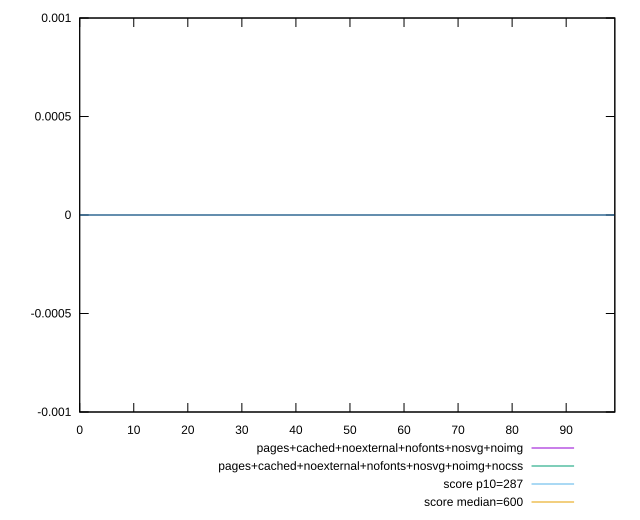

The gnuplot source for this figure:
reset

$pagesCachedNoexternalNofontsNosvgNoimg <<EOF
0 0
1 0
2 0
3 0
4 0
5 0
6 0
7 0
8 0
9 0
10 0
11 0
12 0
13 0
14 0
15 0
16 0
17 0
18 0
19 0
20 0
21 0
22 0
23 0
24 0
25 0
26 0
27 0
28 0
29 0
30 0
31 0
32 0
33 0
34 0
35 0
36 0
37 0
38 0
39 0
40 0
41 0
42 0
43 0
44 0
45 0
46 0
47 0
48 0
49 0
50 0
51 0
52 0
53 0
54 0
55 0
56 0
57 0
58 0
59 0
60 0
61 0
62 0
63 0
64 0
65 0
66 0
67 0
68 0
69 0
70 0
71 0
72 0
73 0
74 0
75 0
76 0
77 0
78 0
79 0
80 0
81 0
82 0
83 0
84 0
85 0
86 0
87 0
88 0
89 0
90 0
91 0
92 0
93 0
94 0
95 0
96 0
97 0
98 0
99 0
EOF

$pagesCachedNoexternalNofontsNosvgNoimgNocss <<EOF
0 0
1 0
2 0
3 0
4 0
5 0
6 0
7 0
8 0
9 0
10 0
11 0
12 0
13 0
14 0
15 0
16 0
17 0
18 0
19 0
20 0
21 0
22 0
23 0
24 0
25 0
26 0
27 0
28 0
29 0
30 0
31 0
32 0
33 0
34 0
35 0
36 0
37 0
38 0
39 0
40 0
41 0
42 0
43 0
44 0
45 0
46 0
47 0
48 0
49 0
50 0
51 0
52 0
53 0
54 0
55 0
56 0
57 0
58 0
59 0
60 0
61 0
62 0
63 0
64 0
65 0
66 0
67 0
68 0
69 0
70 0
71 0
72 0
73 0
74 0
75 0
76 0
77 0
78 0
79 0
80 0
81 0
82 0
83 0
84 0
85 0
86 0
87 0
88 0
89 0
90 0
91 0
92 0
93 0
94 0
95 0
96 0
97 0
98 0
99 0
EOF

set key outside below
set xrange [0:99]
set yrange [-0.001:0.001]
set trange [-0.001:0.001]
set terminal svg size 640, 520 enhanced background rgb 'white'
set output "report_00008_2021-01-22T20:58:29.167/total-blocking-time/comparison/sorted/11_vs_12.svg"

plot $pagesCachedNoexternalNofontsNosvgNoimg title "pages+cached+noexternal+nofonts+nosvg+noimg" with line, \
     $pagesCachedNoexternalNofontsNosvgNoimgNocss title "pages+cached+noexternal+nofonts+nosvg+noimg+nocss" with line, \
     287 title "score p10=287", \
     600 title "score median=600"

reset
